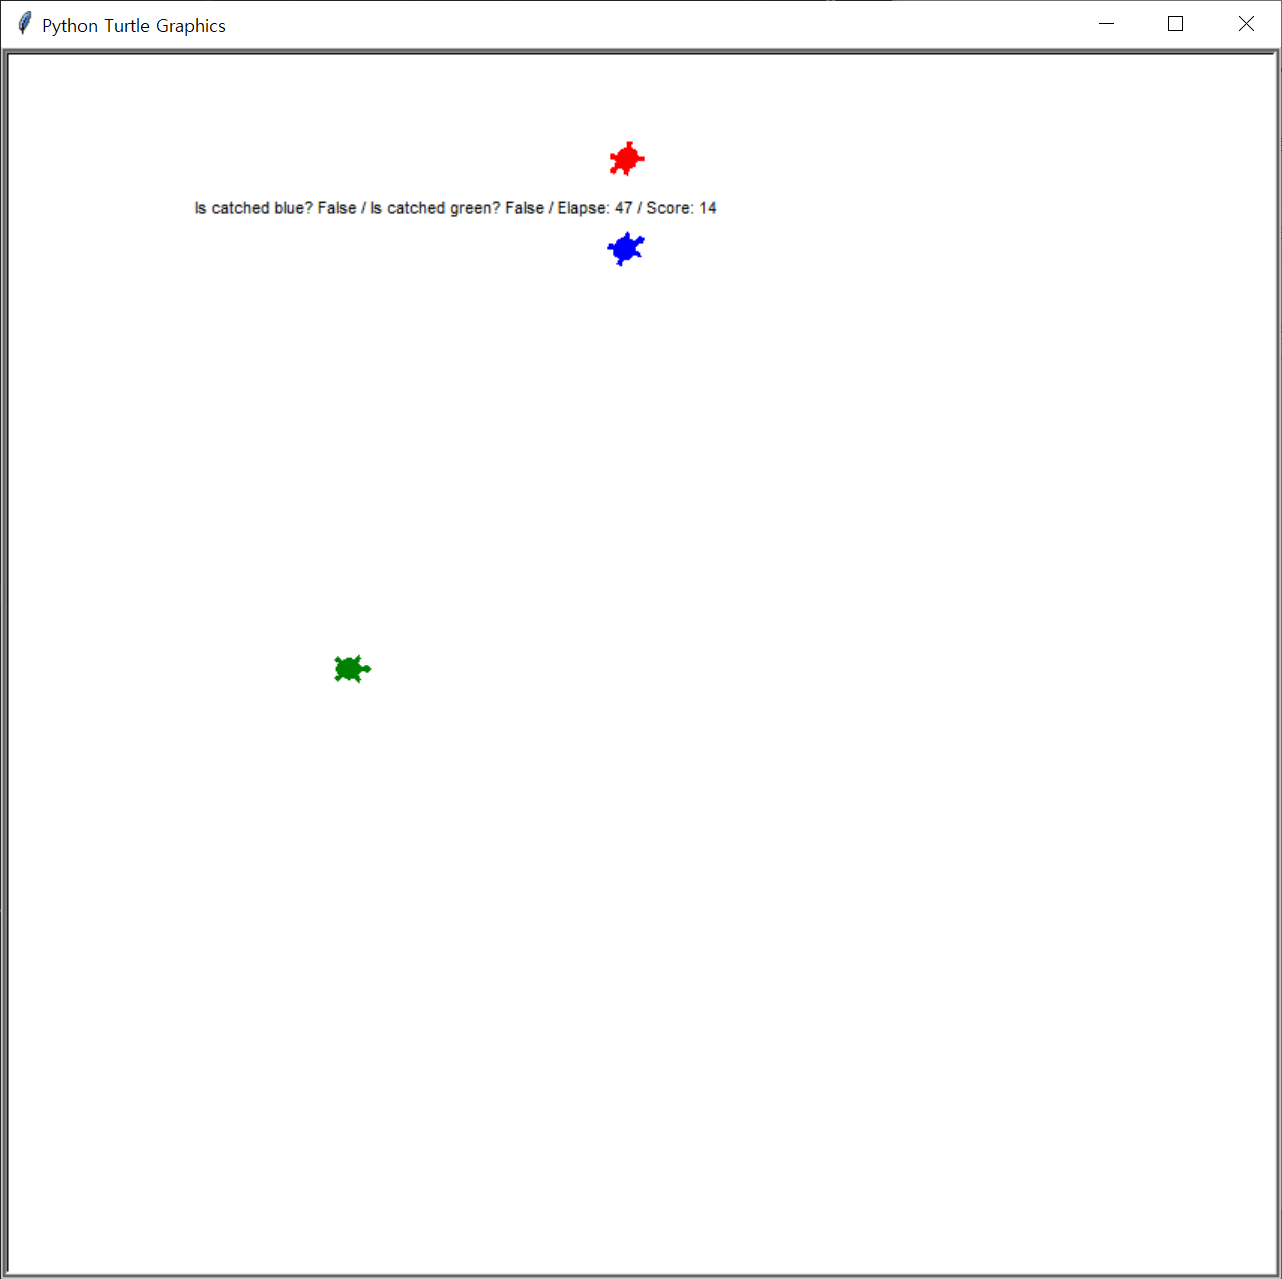

This figure's Python source:
import turtle, random, time

score = 0

class RunawayGame:
    def __init__(self, canvas, runner, reset, chaser, catch_radius=50, init_dist=400):
        self.canvas = canvas
        self.runner = runner
        self.reset = reset
        self.chaser = chaser
        self.catch_radius2 = catch_radius**2
       
        
        self.runner.shape('turtle')
        self.runner.color('blue')
        self.runner.penup()
        self.runner.setx(-init_dist / 2)
        
        self.reset.shape('turtle')
        self.reset.color('green')
        self.reset.penup()
        self.reset.setx(-init_dist / 2)
        
                
        self.chaser.shape('turtle')
        self.chaser.color('red')
        self.chaser.penup()
        self.chaser.setx(+init_dist / 2)
        self.chaser.setheading(180)
        
        
        self.drawer = turtle.RawTurtle(canvas)
        self.drawer.hideturtle()
        self.drawer.penup()

    def is_catch_blue(self):
        p = self.runner.pos()
        q = self.chaser.pos()
        dx, dy = p[0] - q[0], p[1] - q[1]
        return dx**2 + dy**2 < self.catch_radius2
    
    def is_catch_green(self):
        p = self.reset.pos()
        q = self.chaser.pos()
        dx, dy = p[0] - q[0], p[1] - q[1]
        return dx**2 + dy**2 < self.catch_radius2

    def start(self, ai_timer_msec=100):
        self.ai_timer_msec = ai_timer_msec
        
        self.start_time = time.time()
        self.canvas.ontimer(self.step, self.ai_timer_msec)
          

    def step(self):
        self.runner.run_ai(self.chaser)
        self.chaser.run_ai(self.runner)
        global score
           
        is_catched = self.is_catch_blue()
        is_catched1 = self.is_catch_green()
        
        if(is_catched > 0):
            score += 1
            
        if(is_catched1 > 0):
            self.chaser.setpos(100, 100)
            
                
        self.drawer.undo()
        self.drawer.penup()
        self.drawer.setpos(-300, 300)
        elapse = time.time() - self.start_time
        self.drawer.write(f'Is catched blue? {is_catched} / Is catched green? {is_catched1} / Elapse: {elapse:.0f} / Score: {score}')
        
        self.canvas.ontimer(self.step, self.ai_timer_msec)
                    

class ManualMover(turtle.RawTurtle):
    def __init__(self, canvas, step_move=10, step_turn=10):
        super().__init__(canvas)
        self.step_move = step_move
        self.step_turn = step_turn

        canvas.onkeypress(lambda: self.forward(self.step_move), 'Up')
        canvas.onkeypress(lambda: self.backward(self.step_move), 'Down')
        canvas.onkeypress(lambda: self.left(self.step_turn), 'Left')
        canvas.onkeypress(lambda: self.right(self.step_turn), 'Right')
        canvas.listen()

    def run_ai(self, opponent):
        pass

class LessRandomMover(turtle.RawTurtle):
    def __init__(self, canvas, step_move=10, step_turn=10):
        super().__init__(canvas)
        self.step_move = step_move
        self.step_turn = step_turn

    def run_ai(self, oppoenent):
        opp_pos = oppoenent.pos()
        opp_heading = oppoenent.heading()
        mode = random.random()
        if mode < 0.6:
            self.forward(self.step_move)
        elif mode < 0.9:
            self.left(self.step_turn)
        elif mode == 2:
            self.right(self.step_turn)
            
class ResetTurtle(turtle.RawTurtle):
    def __init__(self, canvas, step_move = 5, step_turn = 15):
        super().__init__(canvas)
        self.step_move = step_move
        self.step_turn = step_turn
            

if __name__ == '__main__':
    canvas = turtle.Screen()
    runner = LessRandomMover(canvas)
    reset = ResetTurtle(canvas)
    chaser = ManualMover(canvas)

    game = RunawayGame(canvas, runner, reset, chaser)
    game.start()
    canvas.mainloop()
